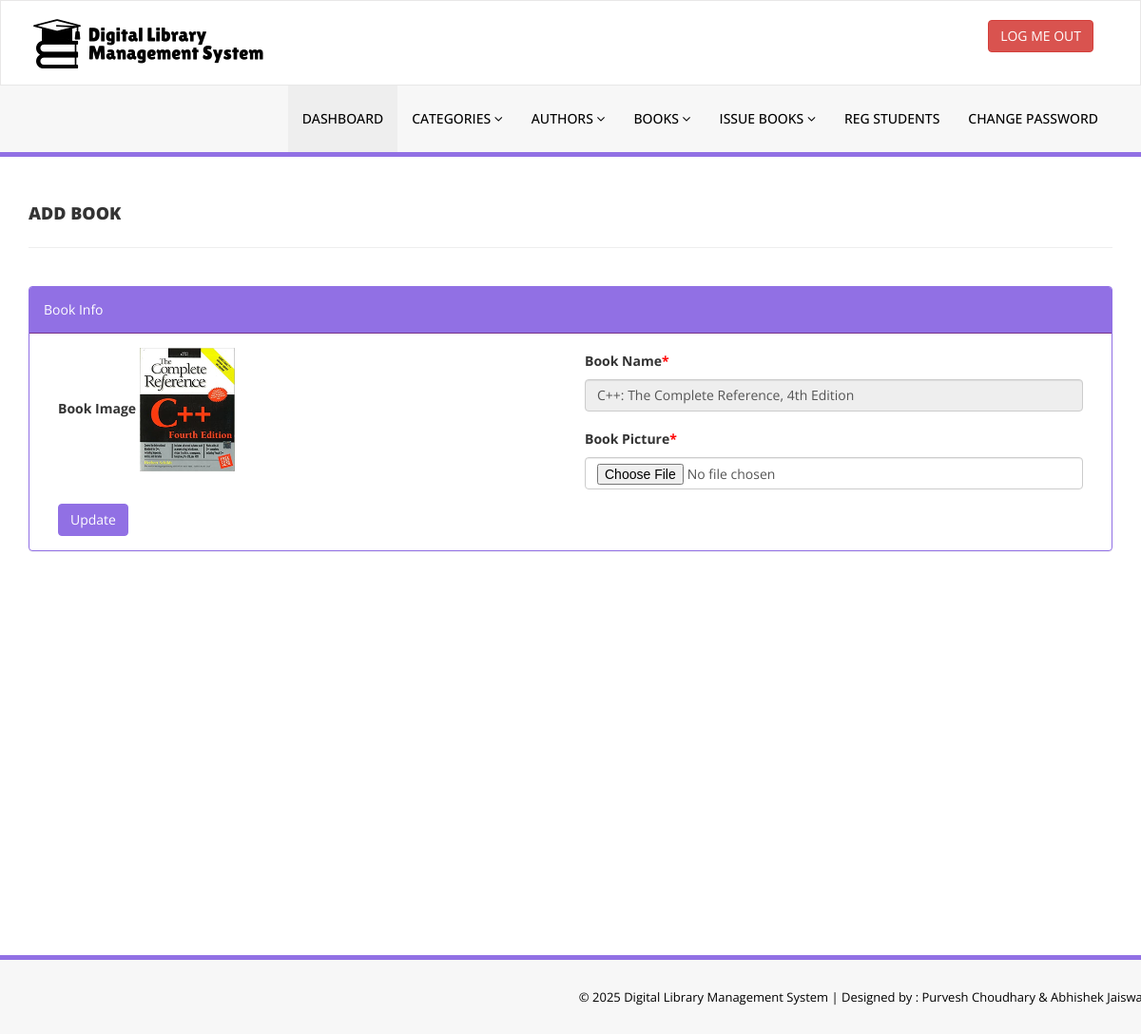
Page /admin/change-bookimg.php?bookid=10 (signed in) on the committed database.
### tables this page shows
CREATE TABLE `tblbooks` (
  `id` int(11) NOT NULL,
  `BookName` varchar(255) DEFAULT NULL,
  `CatId` int(11) DEFAULT NULL,
  `AuthorId` int(11) DEFAULT NULL,
  `ISBNNumber` varchar(25) DEFAULT NULL,
  `BookPrice` decimal(10,2) DEFAULT NULL,
  `bookImage` varchar(250) NOT NULL,
  `isIssued` int(1) DEFAULT NULL,
  `RegDate` timestamp NULL DEFAULT current_timestamp(),
  `UpdationDate` timestamp NULL DEFAULT NULL ON UPDATE current_timestamp()
);

### admin/change-bookimg.php (the view, shortened to what this page needs)
<?php
include('includes/config.php');
if(strlen($_SESSION['alogin'])==0)
    {
header('location:index.php');
}
else{
?>
<!DOCTYPE html>
<html xmlns="http://www.w3.org/1999/xhtml">
<head>
    <link href="assets/css/bootstrap.css" rel="stylesheet" />
    <link href="assets/css/font-awesome.css" rel="stylesheet" />
    <link href="assets/css/style.css" rel="stylesheet" />
</head>
<body>
<?php include('includes/header.php');?>
    <div class="content-wrapper">
         <div class="container">
        <div class="row pad-botm">
            <div class="col-md-12">
                <h4 class="header-line">Add Book</h4>
                            </div>
</div>
<div class="row">
<div class="col-md12 col-sm-12 col-xs-12">
<div class="panel panel-info">
<div class="panel-heading">
Book Info
</div>
<div class="panel-body">
<form role="form" method="post" enctype="multipart/form-data">
<?php
$bookid=intval($_GET['bookid']);
$sql = "SELECT tblbooks.BookName,tblbooks.id as bookid,tblbooks.bookImage from  tblbooks  where tblbooks.id=:bookid";
$query = $dbh -> prepare($sql);
$query->bindParam(':bookid',$bookid,PDO::PARAM_STR);
$query->execute();
$results=$query->fetchAll(PDO::FETCH_OBJ);
if($query->rowCount() > 0)
{
foreach($results as $result)
{               ?>
<div class="col-md-6">
<div class="form-group">
<label>Book Image</label>
<img src="bookimg/<?php echo htmlentities($result->bookImage);?>" width="100">
</div></div>
<div class="col-md-6">
<div class="form-group">
<label>Book Name<span style="color:red;">*</span></label>
<input class="form-control" type="text" name="bookname" value="<?php echo htmlentities($result->BookName);?>" readonly />
</div></div>
<div class="col-md-6">
 <div class="form-group">
 <label>Book Picture<span style="color:red;">*</span></label>
 <input class="form-control" type="file" name="bookpic" autocomplete="off"   required="required" />
 </div>
    </div>
 <?php }} ?><div class="col-md-12">
<button type="submit" name="update" class="btn btn-info">Update </button></div>
                                    </form>
                            </div>
                        </div>
                            </div>
        </div>
    </div>
    </div>
  <?php include('includes/footer.php');?>
</body>
</html>
<?php } ?>

### admin/assets/css/style.css (style rules this page uses)
.content-wrapper { margin-top: 40px; min-height:800px; padding-bottom:90px; }
.header-line { font-weight:900; padding-bottom:25px; border-bottom:1px solid #eeeeee; text-transform:uppercase; }
.pad-botm { padding-bottom:30px; }

### rows in the picture
tblbooks: bookImage (picture), bookname "C++: The Complete Reference, 4th Edition"
